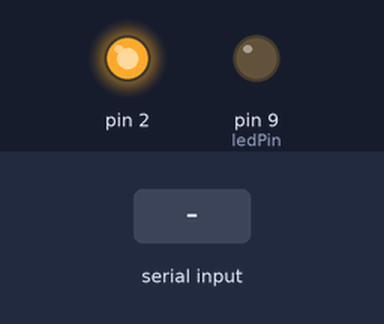
Bench run of a sketch on a simulated Arduino Uno, built with avr-gcc and run on an emulated ATmega328P. Shown: output pins drawn as LEDs (lit = HIGH). The inputs (shaded band) are chosen by the test bench.

Above: at 1.5 s.
1.6 s: "90,45\n" received over Serial
At 2.3 s:
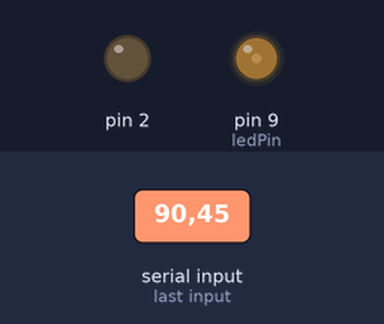
3.5 s: "1\n" received over Serial
At 5.7 s:
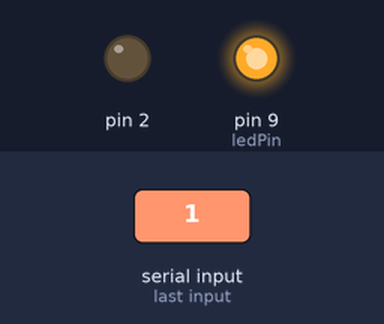
Timing chart, 0 to 10.5 s (numbered marks = the images above; inputs shaded):
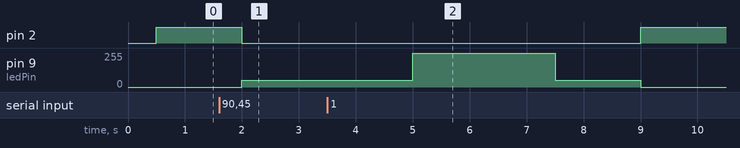

Measured:
- after the input at 1.6 s, pin 2: HIGH → LOW after 0.40 s; pin 9 (ledPin): 0/255 → 50/255 after 0.40 s
- after the input at 3.5 s, pin 2: LOW → HIGH after 5.5 s instead of 4.0 s; pin 9 (ledPin): 50/255 → 255/255 after 1.5 s, → 50/255 2.5 s later, → 0/255 1.5 s later

The sketch:

Reciever.ino
```cpp
const int ledPin = 9;
int a;

void setup()
{
  // initialize the serial communication:
  Serial.begin(9600);
  // initialize the ledPin as an output:
  pinMode(ledPin, OUTPUT);
  pinMode(2,OUTPUT);
}

void loop()
{
 delay(500);  // check if data has been sent from the computer:
 if (Serial.available())
 { a = Serial.parseInt();
   if(a==1)
   { digitalWrite(9,HIGH);
     digitalWrite(2,LOW);
   }
   else
   { analogWrite(9,50);
     digitalWrite(2,LOW);
   }
 }
 else
 { digitalWrite(2,HIGH);
   digitalWrite(9,LOW);
 }
 delay(1000);
}
```
